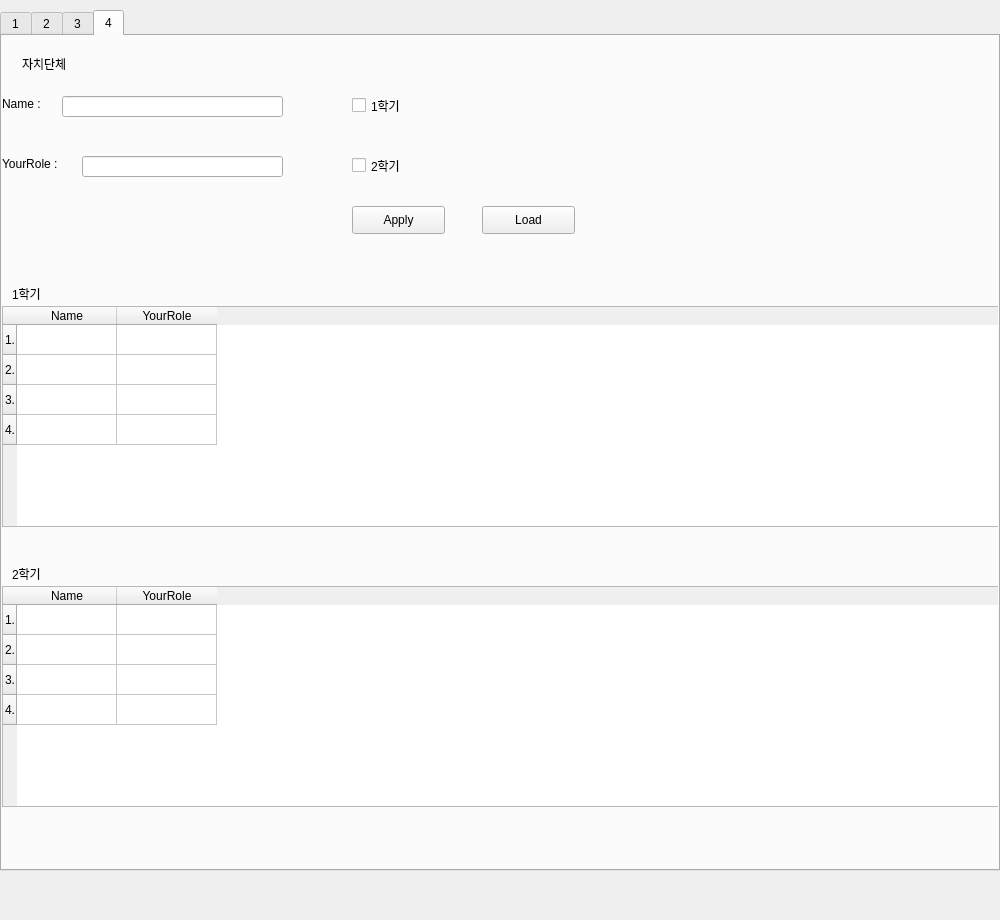
<?xml version="1.0" encoding="UTF-8"?>
<ui version="4.0">
 <class>Form</class>
 <widget class="QWidget" name="Form">
  <property name="geometry">
   <rect>
    <x>0</x>
    <y>0</y>
    <width>1000</width>
    <height>920</height>
   </rect>
  </property>
  <property name="windowTitle">
   <string>Form</string>
  </property>
  <widget class="QTabWidget" name="tabWidget">
   <property name="geometry">
    <rect>
     <x>0</x>
     <y>10</y>
     <width>1000</width>
     <height>861</height>
    </rect>
   </property>
   <property name="currentIndex">
    <number>3</number>
   </property>
   <widget class="QWidget" name="tab">
    <attribute name="title">
     <string>1</string>
    </attribute>
    <widget class="QLabel" name="label">
     <property name="geometry">
      <rect>
       <x>0</x>
       <y>60</y>
       <width>64</width>
       <height>15</height>
      </rect>
     </property>
     <property name="text">
      <string>Name : </string>
     </property>
    </widget>
    <widget class="QLabel" name="label_2">
     <property name="geometry">
      <rect>
       <x>0</x>
       <y>120</y>
       <width>81</width>
       <height>16</height>
      </rect>
     </property>
     <property name="text">
      <string>YourRole : </string>
     </property>
    </widget>
    <widget class="QLineEdit" name="lineEdit">
     <property name="geometry">
      <rect>
       <x>60</x>
       <y>60</y>
       <width>221</width>
       <height>21</height>
      </rect>
     </property>
    </widget>
    <widget class="QLineEdit" name="lineEdit_2">
     <property name="geometry">
      <rect>
       <x>80</x>
       <y>120</y>
       <width>201</width>
       <height>21</height>
      </rect>
     </property>
    </widget>
    <widget class="QCheckBox" name="checkBox">
     <property name="geometry">
      <rect>
       <x>350</x>
       <y>60</y>
       <width>96</width>
       <height>19</height>
      </rect>
     </property>
     <property name="text">
      <string>1학기</string>
     </property>
    </widget>
    <widget class="QCheckBox" name="checkBox_2">
     <property name="geometry">
      <rect>
       <x>350</x>
       <y>110</y>
       <width>96</width>
       <height>19</height>
      </rect>
     </property>
     <property name="text">
      <string>2학기</string>
     </property>
    </widget>
    <widget class="QPushButton" name="pushButton">
     <property name="geometry">
      <rect>
       <x>350</x>
       <y>170</y>
       <width>93</width>
       <height>28</height>
      </rect>
     </property>
     <property name="text">
      <string>Apply</string>
     </property>
    </widget>
    <widget class="QTableWidget" name="tableWidget">
     <property name="geometry">
      <rect>
       <x>0</x>
       <y>270</y>
       <width>1000</width>
       <height>221</height>
      </rect>
     </property>
     <row>
      <property name="text">
       <string>1.</string>
      </property>
     </row>
     <row>
      <property name="text">
       <string>2.</string>
      </property>
     </row>
     <row>
      <property name="text">
       <string>3.</string>
      </property>
     </row>
     <row>
      <property name="text">
       <string>4.</string>
      </property>
     </row>
     <column>
      <property name="text">
       <string>Name</string>
      </property>
     </column>
     <column>
      <property name="text">
       <string>YourRole</string>
      </property>
     </column>
     <item row="0" column="0">
      <property name="text">
       <string/>
      </property>
     </item>
    </widget>
    <widget class="QPushButton" name="pushButton_2">
     <property name="geometry">
      <rect>
       <x>900</x>
       <y>780</y>
       <width>93</width>
       <height>28</height>
      </rect>
     </property>
     <property name="text">
      <string>Save</string>
     </property>
    </widget>
    <widget class="QTableWidget" name="tableWidget_2">
     <property name="geometry">
      <rect>
       <x>0</x>
       <y>550</y>
       <width>1000</width>
       <height>221</height>
      </rect>
     </property>
     <row>
      <property name="text">
       <string>1.</string>
      </property>
     </row>
     <row>
      <property name="text">
       <string>2.</string>
      </property>
     </row>
     <row>
      <property name="text">
       <string>3.</string>
      </property>
     </row>
     <row>
      <property name="text">
       <string>4.</string>
      </property>
     </row>
     <column>
      <property name="text">
       <string>Name</string>
      </property>
     </column>
     <column>
      <property name="text">
       <string>YourRole</string>
      </property>
     </column>
     <item row="0" column="0">
      <property name="text">
       <string/>
      </property>
     </item>
    </widget>
    <widget class="QLabel" name="label_3">
     <property name="geometry">
      <rect>
       <x>10</x>
       <y>250</y>
       <width>64</width>
       <height>15</height>
      </rect>
     </property>
     <property name="text">
      <string>1학기</string>
     </property>
    </widget>
    <widget class="QLabel" name="label_4">
     <property name="geometry">
      <rect>
       <x>10</x>
       <y>530</y>
       <width>64</width>
       <height>15</height>
      </rect>
     </property>
     <property name="text">
      <string>2학기</string>
     </property>
    </widget>
    <widget class="QLabel" name="label_5">
     <property name="geometry">
      <rect>
       <x>20</x>
       <y>20</y>
       <width>64</width>
       <height>15</height>
      </rect>
     </property>
     <property name="text">
      <string>자치단체</string>
     </property>
    </widget>
    <widget class="QPushButton" name="pushButton_3">
     <property name="geometry">
      <rect>
       <x>530</x>
       <y>170</y>
       <width>93</width>
       <height>28</height>
      </rect>
     </property>
     <property name="text">
      <string>Load</string>
     </property>
    </widget>
   </widget>
   <widget class="QWidget" name="tab_2">
    <attribute name="title">
     <string>2</string>
    </attribute>
    <widget class="QTableWidget" name="table2_2">
     <property name="geometry">
      <rect>
       <x>0</x>
       <y>550</y>
       <width>1000</width>
       <height>221</height>
      </rect>
     </property>
     <row>
      <property name="text">
       <string>1.</string>
      </property>
     </row>
     <row>
      <property name="text">
       <string>2.</string>
      </property>
     </row>
     <row>
      <property name="text">
       <string>3.</string>
      </property>
     </row>
     <row>
      <property name="text">
       <string>4.</string>
      </property>
     </row>
     <column>
      <property name="text">
       <string>Name</string>
      </property>
     </column>
     <column>
      <property name="text">
       <string>YourRole</string>
      </property>
     </column>
     <item row="0" column="0">
      <property name="text">
       <string/>
      </property>
     </item>
    </widget>
    <widget class="QPushButton" name="load2">
     <property name="geometry">
      <rect>
       <x>480</x>
       <y>170</y>
       <width>93</width>
       <height>28</height>
      </rect>
     </property>
     <property name="text">
      <string>Load</string>
     </property>
    </widget>
    <widget class="QLabel" name="label_6">
     <property name="geometry">
      <rect>
       <x>10</x>
       <y>250</y>
       <width>64</width>
       <height>15</height>
      </rect>
     </property>
     <property name="text">
      <string>1학기</string>
     </property>
    </widget>
    <widget class="QCheckBox" name="check2_1">
     <property name="geometry">
      <rect>
       <x>350</x>
       <y>60</y>
       <width>96</width>
       <height>19</height>
      </rect>
     </property>
     <property name="text">
      <string>1학기</string>
     </property>
    </widget>
    <widget class="QLineEdit" name="role2">
     <property name="geometry">
      <rect>
       <x>80</x>
       <y>120</y>
       <width>201</width>
       <height>21</height>
      </rect>
     </property>
    </widget>
    <widget class="QLabel" name="label_10">
     <property name="geometry">
      <rect>
       <x>0</x>
       <y>120</y>
       <width>81</width>
       <height>16</height>
      </rect>
     </property>
     <property name="text">
      <string>YourRole : </string>
     </property>
    </widget>
    <widget class="QLabel" name="label_8">
     <property name="geometry">
      <rect>
       <x>10</x>
       <y>530</y>
       <width>64</width>
       <height>15</height>
      </rect>
     </property>
     <property name="text">
      <string>2학기</string>
     </property>
    </widget>
    <widget class="QLabel" name="label_9">
     <property name="geometry">
      <rect>
       <x>0</x>
       <y>60</y>
       <width>64</width>
       <height>15</height>
      </rect>
     </property>
     <property name="text">
      <string>Name : </string>
     </property>
    </widget>
    <widget class="QLabel" name="label_7">
     <property name="geometry">
      <rect>
       <x>20</x>
       <y>20</y>
       <width>64</width>
       <height>15</height>
      </rect>
     </property>
     <property name="text">
      <string>자치단체</string>
     </property>
    </widget>
    <widget class="QCheckBox" name="check2_2">
     <property name="geometry">
      <rect>
       <x>350</x>
       <y>120</y>
       <width>96</width>
       <height>19</height>
      </rect>
     </property>
     <property name="text">
      <string>2학기</string>
     </property>
    </widget>
    <widget class="QPushButton" name="apply2">
     <property name="geometry">
      <rect>
       <x>350</x>
       <y>170</y>
       <width>93</width>
       <height>28</height>
      </rect>
     </property>
     <property name="text">
      <string>Apply</string>
     </property>
    </widget>
    <widget class="QTableWidget" name="table2_1">
     <property name="geometry">
      <rect>
       <x>0</x>
       <y>270</y>
       <width>1000</width>
       <height>221</height>
      </rect>
     </property>
     <row>
      <property name="text">
       <string>1.</string>
      </property>
     </row>
     <row>
      <property name="text">
       <string>2.</string>
      </property>
     </row>
     <row>
      <property name="text">
       <string>3.</string>
      </property>
     </row>
     <row>
      <property name="text">
       <string>4.</string>
      </property>
     </row>
     <column>
      <property name="text">
       <string>Name</string>
      </property>
     </column>
     <column>
      <property name="text">
       <string>YourRole</string>
      </property>
     </column>
     <item row="0" column="0">
      <property name="text">
       <string/>
      </property>
     </item>
    </widget>
    <widget class="QLineEdit" name="name2">
     <property name="geometry">
      <rect>
       <x>60</x>
       <y>60</y>
       <width>221</width>
       <height>21</height>
      </rect>
     </property>
    </widget>
   </widget>
   <widget class="QWidget" name="tab_3">
    <attribute name="title">
     <string>3</string>
    </attribute>
    <widget class="QLineEdit" name="role3">
     <property name="geometry">
      <rect>
       <x>80</x>
       <y>120</y>
       <width>201</width>
       <height>21</height>
      </rect>
     </property>
    </widget>
    <widget class="QLabel" name="label_13">
     <property name="geometry">
      <rect>
       <x>10</x>
       <y>530</y>
       <width>64</width>
       <height>15</height>
      </rect>
     </property>
     <property name="text">
      <string>2학기</string>
     </property>
    </widget>
    <widget class="QLineEdit" name="name3">
     <property name="geometry">
      <rect>
       <x>60</x>
       <y>60</y>
       <width>221</width>
       <height>21</height>
      </rect>
     </property>
    </widget>
    <widget class="QLabel" name="label_12">
     <property name="geometry">
      <rect>
       <x>0</x>
       <y>120</y>
       <width>81</width>
       <height>16</height>
      </rect>
     </property>
     <property name="text">
      <string>YourRole : </string>
     </property>
    </widget>
    <widget class="QPushButton" name="apply3">
     <property name="geometry">
      <rect>
       <x>350</x>
       <y>170</y>
       <width>93</width>
       <height>28</height>
      </rect>
     </property>
     <property name="text">
      <string>Apply</string>
     </property>
    </widget>
    <widget class="QTableWidget" name="table3_2">
     <property name="geometry">
      <rect>
       <x>0</x>
       <y>550</y>
       <width>1000</width>
       <height>221</height>
      </rect>
     </property>
     <row>
      <property name="text">
       <string>1.</string>
      </property>
     </row>
     <row>
      <property name="text">
       <string>2.</string>
      </property>
     </row>
     <row>
      <property name="text">
       <string>3.</string>
      </property>
     </row>
     <row>
      <property name="text">
       <string>4.</string>
      </property>
     </row>
     <column>
      <property name="text">
       <string>Name</string>
      </property>
     </column>
     <column>
      <property name="text">
       <string>YourRole</string>
      </property>
     </column>
     <item row="0" column="0">
      <property name="text">
       <string/>
      </property>
     </item>
    </widget>
    <widget class="QCheckBox" name="check3_2">
     <property name="geometry">
      <rect>
       <x>350</x>
       <y>120</y>
       <width>96</width>
       <height>19</height>
      </rect>
     </property>
     <property name="text">
      <string>2학기</string>
     </property>
    </widget>
    <widget class="QPushButton" name="load3">
     <property name="geometry">
      <rect>
       <x>480</x>
       <y>170</y>
       <width>93</width>
       <height>28</height>
      </rect>
     </property>
     <property name="text">
      <string>Load</string>
     </property>
    </widget>
    <widget class="QLabel" name="label_11">
     <property name="geometry">
      <rect>
       <x>10</x>
       <y>250</y>
       <width>64</width>
       <height>15</height>
      </rect>
     </property>
     <property name="text">
      <string>1학기</string>
     </property>
    </widget>
    <widget class="QTableWidget" name="table3_1">
     <property name="geometry">
      <rect>
       <x>0</x>
       <y>270</y>
       <width>1000</width>
       <height>221</height>
      </rect>
     </property>
     <row>
      <property name="text">
       <string>1.</string>
      </property>
     </row>
     <row>
      <property name="text">
       <string>2.</string>
      </property>
     </row>
     <row>
      <property name="text">
       <string>3.</string>
      </property>
     </row>
     <row>
      <property name="text">
       <string>4.</string>
      </property>
     </row>
     <column>
      <property name="text">
       <string>Name</string>
      </property>
     </column>
     <column>
      <property name="text">
       <string>YourRole</string>
      </property>
     </column>
     <item row="0" column="0">
      <property name="text">
       <string/>
      </property>
     </item>
    </widget>
    <widget class="QCheckBox" name="check3_1">
     <property name="geometry">
      <rect>
       <x>350</x>
       <y>60</y>
       <width>96</width>
       <height>19</height>
      </rect>
     </property>
     <property name="text">
      <string>1학기</string>
     </property>
    </widget>
    <widget class="QLabel" name="label_14">
     <property name="geometry">
      <rect>
       <x>0</x>
       <y>60</y>
       <width>64</width>
       <height>15</height>
      </rect>
     </property>
     <property name="text">
      <string>Name : </string>
     </property>
    </widget>
    <widget class="QLabel" name="label_15">
     <property name="geometry">
      <rect>
       <x>20</x>
       <y>20</y>
       <width>64</width>
       <height>15</height>
      </rect>
     </property>
     <property name="text">
      <string>자치단체</string>
     </property>
    </widget>
   </widget>
   <widget class="QWidget" name="tab_4">
    <attribute name="title">
     <string>4</string>
    </attribute>
    <widget class="QTableWidget" name="table4_2">
     <property name="geometry">
      <rect>
       <x>0</x>
       <y>550</y>
       <width>1000</width>
       <height>221</height>
      </rect>
     </property>
     <row>
      <property name="text">
       <string>1.</string>
      </property>
     </row>
     <row>
      <property name="text">
       <string>2.</string>
      </property>
     </row>
     <row>
      <property name="text">
       <string>3.</string>
      </property>
     </row>
     <row>
      <property name="text">
       <string>4.</string>
      </property>
     </row>
     <column>
      <property name="text">
       <string>Name</string>
      </property>
     </column>
     <column>
      <property name="text">
       <string>YourRole</string>
      </property>
     </column>
     <item row="0" column="0">
      <property name="text">
       <string/>
      </property>
     </item>
    </widget>
    <widget class="QLabel" name="label_19">
     <property name="geometry">
      <rect>
       <x>0</x>
       <y>60</y>
       <width>64</width>
       <height>15</height>
      </rect>
     </property>
     <property name="text">
      <string>Name : </string>
     </property>
    </widget>
    <widget class="QPushButton" name="apply4">
     <property name="geometry">
      <rect>
       <x>350</x>
       <y>170</y>
       <width>93</width>
       <height>28</height>
      </rect>
     </property>
     <property name="text">
      <string>Apply</string>
     </property>
    </widget>
    <widget class="QLineEdit" name="role4">
     <property name="geometry">
      <rect>
       <x>80</x>
       <y>120</y>
       <width>201</width>
       <height>21</height>
      </rect>
     </property>
    </widget>
    <widget class="QCheckBox" name="check4_1">
     <property name="geometry">
      <rect>
       <x>350</x>
       <y>60</y>
       <width>96</width>
       <height>19</height>
      </rect>
     </property>
     <property name="text">
      <string>1학기</string>
     </property>
    </widget>
    <widget class="QLabel" name="label_18">
     <property name="geometry">
      <rect>
       <x>10</x>
       <y>530</y>
       <width>64</width>
       <height>15</height>
      </rect>
     </property>
     <property name="text">
      <string>2학기</string>
     </property>
    </widget>
    <widget class="QPushButton" name="load4">
     <property name="geometry">
      <rect>
       <x>480</x>
       <y>170</y>
       <width>93</width>
       <height>28</height>
      </rect>
     </property>
     <property name="text">
      <string>Load</string>
     </property>
    </widget>
    <widget class="QLineEdit" name="name4">
     <property name="geometry">
      <rect>
       <x>60</x>
       <y>60</y>
       <width>221</width>
       <height>21</height>
      </rect>
     </property>
    </widget>
    <widget class="QLabel" name="label_17">
     <property name="geometry">
      <rect>
       <x>0</x>
       <y>120</y>
       <width>81</width>
       <height>16</height>
      </rect>
     </property>
     <property name="text">
      <string>YourRole : </string>
     </property>
    </widget>
    <widget class="QLabel" name="label_20">
     <property name="geometry">
      <rect>
       <x>20</x>
       <y>20</y>
       <width>64</width>
       <height>15</height>
      </rect>
     </property>
     <property name="text">
      <string>자치단체</string>
     </property>
    </widget>
    <widget class="QTableWidget" name="table4_1">
     <property name="geometry">
      <rect>
       <x>0</x>
       <y>270</y>
       <width>1000</width>
       <height>221</height>
      </rect>
     </property>
     <property name="autoScroll">
      <bool>false</bool>
     </property>
     <row>
      <property name="text">
       <string>1.</string>
      </property>
     </row>
     <row>
      <property name="text">
       <string>2.</string>
      </property>
     </row>
     <row>
      <property name="text">
       <string>3.</string>
      </property>
     </row>
     <row>
      <property name="text">
       <string>4.</string>
      </property>
     </row>
     <column>
      <property name="text">
       <string>Name</string>
      </property>
     </column>
     <column>
      <property name="text">
       <string>YourRole</string>
      </property>
     </column>
     <item row="0" column="0">
      <property name="text">
       <string/>
      </property>
     </item>
    </widget>
    <widget class="QLabel" name="label_16">
     <property name="geometry">
      <rect>
       <x>10</x>
       <y>250</y>
       <width>64</width>
       <height>15</height>
      </rect>
     </property>
     <property name="text">
      <string>1학기</string>
     </property>
    </widget>
    <widget class="QCheckBox" name="check4_2">
     <property name="geometry">
      <rect>
       <x>350</x>
       <y>120</y>
       <width>96</width>
       <height>19</height>
      </rect>
     </property>
     <property name="text">
      <string>2학기</string>
     </property>
    </widget>
   </widget>
  </widget>
 </widget>
 <resources/>
 <connections/>
</ui>
